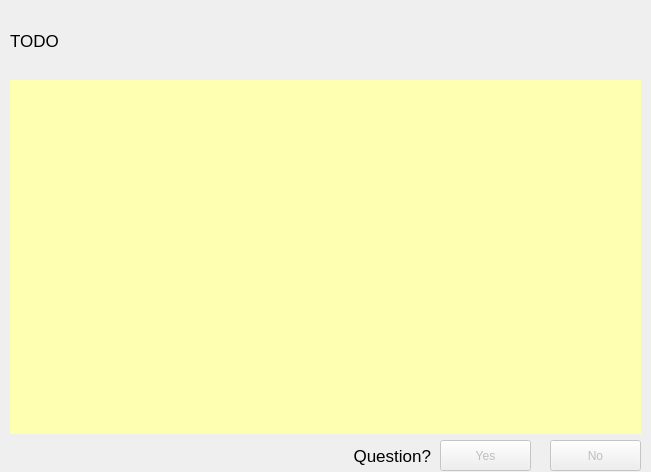
<?xml version="1.0" encoding="UTF-8"?>
<ui version="4.0">
 <class>Dialog</class>
 <widget class="QDialog" name="Dialog">
  <property name="geometry">
   <rect>
    <x>0</x>
    <y>0</y>
    <width>651</width>
    <height>472</height>
   </rect>
  </property>
  <property name="windowTitle">
   <string>Setup</string>
  </property>
  <widget class="QLabel" name="screen_image_label">
   <property name="geometry">
    <rect>
     <x>10</x>
     <y>80</y>
     <width>631</width>
     <height>354</height>
    </rect>
   </property>
   <property name="styleSheet">
    <string notr="true">background-color: rgb(254, 255, 176);
color: rgb(0, 0, 127);</string>
   </property>
   <property name="text">
    <string/>
   </property>
  </widget>
  <widget class="QLabel" name="top_text_label">
   <property name="geometry">
    <rect>
     <x>10</x>
     <y>10</y>
     <width>631</width>
     <height>61</height>
    </rect>
   </property>
   <property name="font">
    <font>
     <pointsize>13</pointsize>
    </font>
   </property>
   <property name="text">
    <string>TODO</string>
   </property>
  </widget>
  <widget class="QPushButton" name="no_button">
   <property name="enabled">
    <bool>false</bool>
   </property>
   <property name="geometry">
    <rect>
     <x>550</x>
     <y>440</y>
     <width>91</width>
     <height>31</height>
    </rect>
   </property>
   <property name="text">
    <string>No</string>
   </property>
   <property name="checkable">
    <bool>false</bool>
   </property>
  </widget>
  <widget class="QPushButton" name="yes_button">
   <property name="enabled">
    <bool>false</bool>
   </property>
   <property name="geometry">
    <rect>
     <x>440</x>
     <y>440</y>
     <width>91</width>
     <height>31</height>
    </rect>
   </property>
   <property name="text">
    <string>Yes</string>
   </property>
   <property name="checkable">
    <bool>false</bool>
   </property>
  </widget>
  <widget class="QLabel" name="question_label">
   <property name="geometry">
    <rect>
     <x>10</x>
     <y>440</y>
     <width>421</width>
     <height>31</height>
    </rect>
   </property>
   <property name="font">
    <font>
     <pointsize>13</pointsize>
    </font>
   </property>
   <property name="text">
    <string>Question?</string>
   </property>
   <property name="alignment">
    <set>Qt::AlignRight|Qt::AlignTrailing|Qt::AlignVCenter</set>
   </property>
  </widget>
 </widget>
 <resources/>
 <connections/>
</ui>
